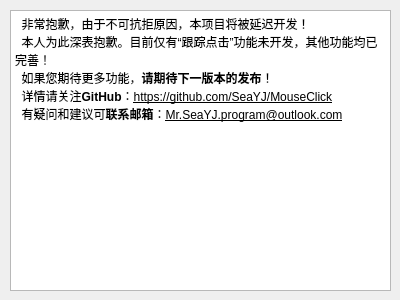
<?xml version="1.0" encoding="UTF-8"?>
<ui version="4.0">
 <class>CreToolBar</class>
 <widget class="QWidget" name="CreToolBar">
  <property name="geometry">
   <rect>
    <x>0</x>
    <y>0</y>
    <width>400</width>
    <height>300</height>
   </rect>
  </property>
  <property name="windowTitle">
   <string>Form</string>
  </property>
  <widget class="QTextBrowser" name="textBrowser">
   <property name="geometry">
    <rect>
     <x>10</x>
     <y>10</y>
     <width>381</width>
     <height>281</height>
    </rect>
   </property>
   <property name="html">
    <string>&lt;!DOCTYPE HTML PUBLIC &quot;-//W3C//DTD HTML 4.0//EN&quot; &quot;http://www.w3.org/TR/REC-html40/strict.dtd&quot;&gt;
&lt;html&gt;&lt;head&gt;&lt;meta name=&quot;qrichtext&quot; content=&quot;1&quot; /&gt;&lt;style type=&quot;text/css&quot;&gt;
p, li { white-space: pre-wrap; }
&lt;/style&gt;&lt;/head&gt;&lt;body style=&quot; font-family:'SimSun'; font-size:9pt; font-weight:400; font-style:normal;&quot;&gt;
&lt;p style=&quot; margin-top:0px; margin-bottom:0px; margin-left:0px; margin-right:0px; -qt-block-indent:0; text-indent:0px;&quot;&gt;&lt;span style=&quot; font-family:'SimSun';&quot;&gt;  非常抱歉，由于不可抗拒原因，本项目将被延迟开发！&lt;/span&gt;&lt;/p&gt;
&lt;p style=&quot; margin-top:0px; margin-bottom:0px; margin-left:0px; margin-right:0px; -qt-block-indent:0; text-indent:0px;&quot;&gt;&lt;span style=&quot; font-family:'SimSun';&quot;&gt;  本人为此深表抱歉。目前仅有“跟踪点击”功能未开发，其他功能均已完善！&lt;/span&gt;&lt;/p&gt;
&lt;p style=&quot; margin-top:0px; margin-bottom:0px; margin-left:0px; margin-right:0px; -qt-block-indent:0; text-indent:0px;&quot;&gt;&lt;span style=&quot; font-family:'SimSun';&quot;&gt;  如果您期待更多功能，&lt;/span&gt;&lt;span style=&quot; font-family:'SimSun'; font-weight:600;&quot;&gt;请期待下一版本的发布&lt;/span&gt;&lt;span style=&quot; font-family:'SimSun';&quot;&gt;！&lt;/span&gt;&lt;/p&gt;
&lt;p style=&quot; margin-top:0px; margin-bottom:0px; margin-left:0px; margin-right:0px; -qt-block-indent:0; text-indent:0px;&quot;&gt;&lt;span style=&quot; font-family:'SimSun';&quot;&gt;  详情请关注&lt;/span&gt;&lt;span style=&quot; font-family:'SimSun'; font-weight:600;&quot;&gt;GitHub&lt;/span&gt;&lt;span style=&quot; font-family:'SimSun';&quot;&gt;：&lt;/span&gt;&lt;span style=&quot; font-family:'SimSun'; text-decoration: underline;&quot;&gt;https://github.com/SeaYJ/MouseClick&lt;/span&gt;&lt;/p&gt;
&lt;p style=&quot; margin-top:0px; margin-bottom:0px; margin-left:0px; margin-right:0px; -qt-block-indent:0; text-indent:0px;&quot;&gt;&lt;span style=&quot; font-family:'SimSun';&quot;&gt;  有疑问和建议可&lt;/span&gt;&lt;span style=&quot; font-family:'SimSun'; font-weight:600;&quot;&gt;联系邮箱&lt;/span&gt;&lt;span style=&quot; font-family:'SimSun';&quot;&gt;：&lt;/span&gt;&lt;span style=&quot; font-family:'SimSun'; text-decoration: underline;&quot;&gt;Mr.SeaYJ.program@outlook.com&lt;/span&gt;&lt;/p&gt;&lt;/body&gt;&lt;/html&gt;</string>
   </property>
  </widget>
 </widget>
 <resources/>
 <connections/>
</ui>
